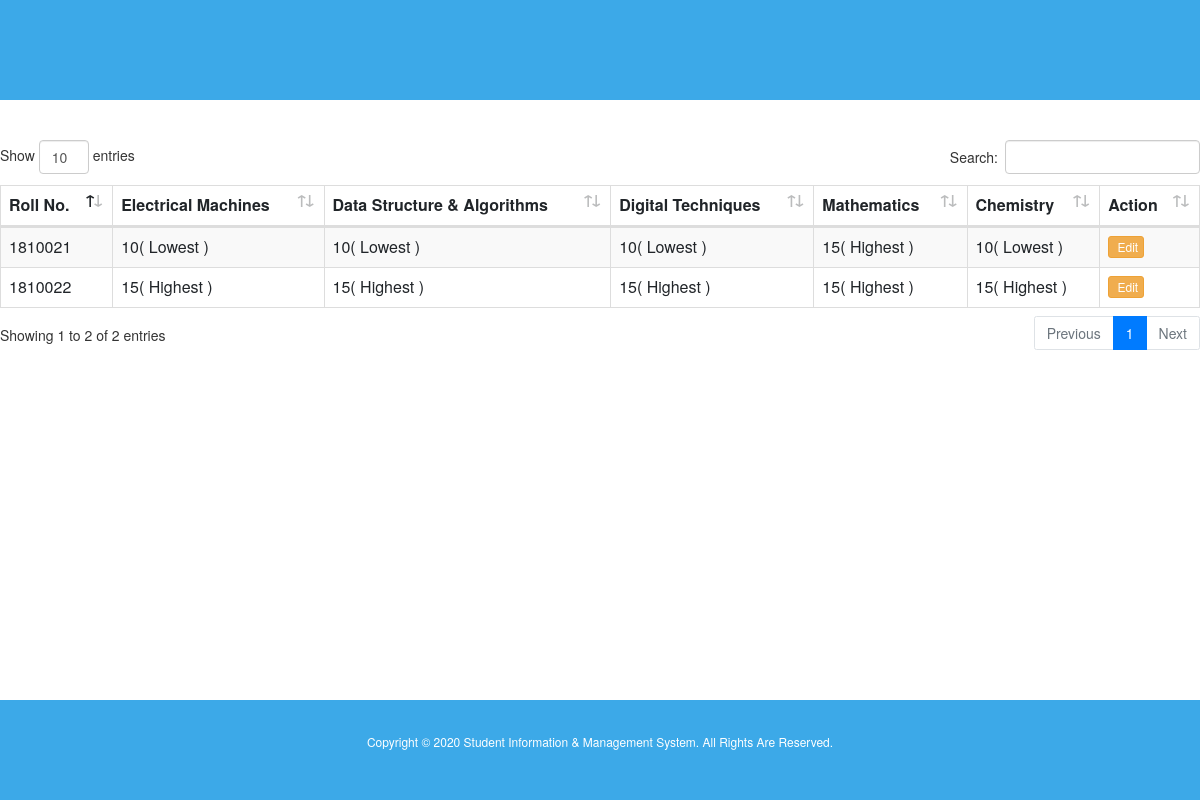
/admin/ct4display.php (signed in), run on the app's committed database.
### tables this page shows
CREATE TABLE `student_marks4` (
  `Roll` int(11) NOT NULL,
  `Electrical_Machines` int(11) NOT NULL,
  `Data_Structure_&_Algorithms` int(11) NOT NULL,
  `Digital_Techniques` int(11) NOT NULL,
  `Mathematics` int(11) NOT NULL,
  `Chemistry` int(11) NOT NULL
);

### admin/ct4display.php (the view, shortened to what this page needs)
<?php
require_once './dbcon.php';
?>
<html lang="en">
<head>
<link rel="stylesheet" href="../css/bootstrap.min.css">
<link rel="stylesheet" href="https://maxcdn.bootstrapcdn.com/bootstrap/3.4.1/css/bootstrap.min.css">
					<link rel="stylesheet" type="text/css" href="../fonts/fontawesome-free-5.13.0-web/fontawesome-free-5.13.0-web/css/all.min.css">
					<link rel="stylesheet" href="../css/dataTables.bootstrap4.min.css">
                    <link rel="stylesheet" href="../css/style.css">
</head>
<body>
<header style="width:100%; height:100px; background:#3CA9E8;">
   </header>
   <br> <br>
<div class="table-responsive">
<table id="data" class="table table-hover table-bordered table-striped">
  <thead>
  <tr>
    <th>Roll No.</th>
    <th>Electrical Machines</th>
    <th>Data Structure & Algorithms</th>
    <th>Digital Techniques</th>
    <th>Mathematics</th>
    <th>Chemistry</th>
    <th>Action</th>
  </tr>
</thead>
<tbody>
<?php
    $db_sinfos = mysqli_query($link, "SELECT * FROM `student_marks4` ");
   $rows = mysqli_fetch_all($db_sinfos, MYSQLI_ASSOC);
   $eletrical_lowest=20;
   $eletrical_highest=0;
   $data_lowest=20;
   $data_highest=0;
   $tech_lowest=20;
   $tech_highest=0;
   $math_lowest=20;
   $math_highest=0;
   $chem_lowest=20;
   $chem_highest=0;
   foreach($rows as $row){
     if($row['Electrical_Machines'] > $eletrical_highest){
        $eletrical_highest = $row['Electrical_Machines'];
     }
     if($row['Electrical_Machines'] < $eletrical_lowest){
        $eletrical_lowest = $row['Electrical_Machines'];
     }
     if($row['Data_Structure_&_Algorithms'] > $data_highest){
        $data_highest = $row['Data_Structure_&_Algorithms'];
     }
     if($row['Data_Structure_&_Algorithms'] < $data_lowest){
      $data_lowest = $row['Data_Structure_&_Algorithms'];
   }
     if($row['Digital_Techniques'] > $tech_highest){
        $tech_highest = $row['Digital_Techniques'];
     }
     if($row['Digital_Techniques'] < $tech_lowest){
        $tech_lowest = $row['Digital_Techniques'];
     }
     if($row['Mathematics'] > $math_highest){
        $math_highest = $row['Mathematics'];
     }
     if($row['Mathematics'] < $math_lowest){
        $math_lowest = $row['Mathematics'];
     }
     if($row['Chemistry'] > $chem_highest){
        $chem_highest = $row['Chemistry'];
     }
     if($row['Chemistry'] < $chem_lowest){
        $chem_lowest = $row['Chemistry'];
     }
   }
  foreach($rows as $row){
?>
  <tr>
    <td><?php echo $row['Roll']; ?></td>
    <td><?php echo $row['Electrical_Machines'] . ($eletrical_highest == $row['Electrical_Machines'] ? "( Highest )" : "" ) . (($eletrical_lowest == $row['Electrical_Machines'] && $eletrical_lowest!=$eletrical_highest) ? "( Lowest )" : "" );  ?></td>
    <td><?php echo $row['Data_Structure_&_Algorithms'] . ($data_highest == $row['Data_Structure_&_Algorithms'] ? "( Highest )" : "" ) . (($data_lowest == $row['Data_Structure_&_Algorithms'] && $data_lowest!=$data_highest) ? "( Lowest )" : "" );  ?></td>
    <td><?php echo $row['Digital_Techniques'] . ($tech_highest == $row['Digital_Techniques'] ? "( Highest )" : "" ) . (($tech_lowest == $row['Digital_Techniques'] && $tech_lowest!=$tech_highest) ? "( Lowest )" : "" );  ?></td>
    <td><?php echo $row['Mathematics'] . ($math_highest == $row['Mathematics'] ? "( Highest )" : "" ) . (($math_lowest == $row['Mathematics'] && $math_lowest!=$math_highest) ? "( Lowest )" : "" );  ?></td>
    <td><?php echo $row['Chemistry'] . ($chem_highest == $row['Chemistry'] ? "( Highest )" : "" ) . (($chem_lowest == $row['Chemistry'] && $chem_lowest!=$chem_highest) ? "( Lowest )" : "" );  ?></td>
    <td>
       <a href="ct4update.php?page=update-student&Roll=<?php echo base64_encode($row['Roll']); ?>" class="btn btn-xs btn-warning"><i class="fa fa-pencil"></i> Edit</a>
    </td>
  </tr>
<?php
  }
?>
</tbody>
</table>
</div>
   <br> <br>
   <footer style="width:100%; height:100px; background:#3CA9E8; text-align:center; margin-top:49px; position:absolute; bottom:0;">
        <h6 style="padding-top:25px; color: white;">Copyright &COPY; 2020 Student Information & Management System. All Rights Are Reserved.</h6>
     </footer>
</body>
</html>

### data on the page
student_marks4: Roll "1810021", Electrical_Machines "10", shows "( Lowest )", value "10", Digital_Techniques "10", Mathematics "15", shows "( Highest )", Chemistry "10"
student_marks4: Roll "1810022", Electrical_Machines "15", shows "( Highest )", value "15", Digital_Techniques "15", Mathematics "15", Chemistry "15"
